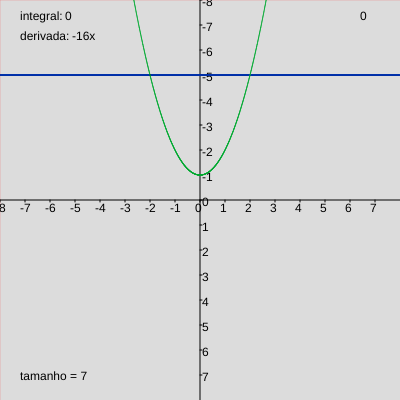
Frame 1 (no input)
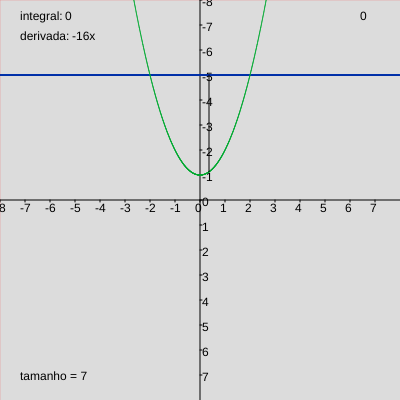
Frame 60 (no input)
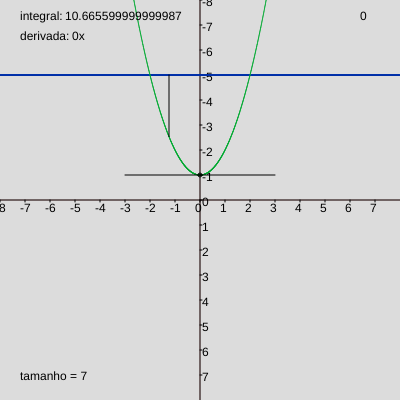
Frame 120 (the mouse pressed at the canvas centre since frame 60)

The p5.js sketch that drew these frames (run headless with seeded random() and noise() and a simulated clock; from frame 60 on, the mouse is pressed at the canvas centre):

// p5.js sketch
// ── sketch.js
function setup() {
  dimensoes = 400;
  createCanvas(dimensoes, dimensoes);//tem que ser quadrado, se nao teria que ter uma variavel da proporcao x e outra pra proporcao y, sendo quadrado as duas sao iguais (propReal)
  
  // o proposito desse programa é provar computacionalmente as teorias matemáticas aprendidas na aula de cálculo da faculdade
  
  // variaveis alteraveis
  
  tamanho = 7;//proporcao visivel do plano cartesiano
  x1 = -2;//primeiro ponto de encontro das funcoes
  x2 = 2;//segundo ponto de encontro das funcoes
  precisao = 0.1;//variavel responsavel pela resolucao das funcoes
  dx = 0.01;//precisao do projetor da integral (e velocidade)
  frameRate(20);
  
  //fim das variaveis alteraveis
  
  soma = 0;
  l=0;
  tIntegral = 0;
  cx = width/2;
  cy = height/2;
  propReal = dimensoes/((tamanho+1)*2);
}

function draw() {
  background(220);
  if(keyIsDown(keyCode)){
    switch(keyCode){ // apertar setinhas do mouse pra mover o gráfico
      case 37:cx++; break;
      case 38:cy++; break;
      case 39:cx--; break;
      case 40:cy--; break;
    }
  }
  
  text(keyCode, width-40, 20);
  text("tamanho = "+tamanho, 20, 380);
  
  push();
  stroke(255, 0, 0, 50);
  line(0,mouseY, width,mouseY);
  line(mouseX, 0, mouseX, height);
  pop();
  
  drawCross();
  drawFunc1(); // desenha imagem da função 1 f(x)
  drawFunc2(); // desenha imagem da função 2 g(x)
  
  drawFunc2Der(); // desenha reta da derivada da função 2 => g'(x) = x^2 + 1
  
  soma += dx * drawNextIntegralLine(l, x1, x2); // "scan" da integral
  
  l+=dx;
  if(l>1){
    tIntegral = soma * abs(x1 - x2);
    soma = l = 0;
  }
  
}

function drawCross(){
  line(0, cy, width, cy);
  line(cx, 0, cx, height);
  
  startingPointX = (cx / propReal);
  startingPointRealX = -floor(startingPointX);
  startingPointX = (startingPointX + startingPointRealX)*propReal;
  
  startingPointY = (cy / propReal);
  startingPointRealY = -floor(startingPointY);
  startingPointY = (startingPointY + startingPointRealY)*propReal;
  
  for(i = startingPointX; i<width; i+=propReal){
    line(i, cy, i, cy + 2);//tracinhos x
    text(startingPointRealX++, i-5, cy+12);//label x
  }
  for(i = startingPointY; i<width; i+=propReal){
    line(cx, i, cx + 2, i);//tracinhos y
    text(startingPointRealY++, cx+2, i+6);//label y
  }
}

function drawFunc1(){
  push();
  stroke(0, 50, 170);
  for(i=0;i<width;i+=precisao){
    point(i, setNtoY(func1(i)) );
  }
  pop();
}

function drawFunc2(){
  push();
  stroke(0, 170, 50);
  for(i=0;i<width;i+=precisao){
    point(i, setNtoY(func2(i)) );
  }
  pop();
}

function func1(xG){//x em proporcao grafica
  x = setXtoN(xG);
  return 5;//retorno em proporcao numerica
  //-2x² + 2x + 10
}

function func2(xG){//x em proporcao grafica
  x = setXtoN(xG);
  return x*x+1;//retorno em proporcao numerica
  //4x² + 12x + 9
}

function setXtoN(x){
  return (x - cx)/propReal;
}

function setNtoX(N){
  return cx - N * propReal;
}

function setNtoY(N){
  return cy - N * propReal;
}

function drawNextIntegralLine(l, fstEnc, sndEnc){
  posx = (cx + fstEnc*propReal)+(l*(sndEnc-fstEnc)*propReal);// comecando do primeiro encontro da funcao, percorrer a distancia (sndEnd-fstEnc) ate o segundo encontro
  line(posx, setNtoY(func2(posx)), posx, setNtoY(func1(posx)));
  //no mesmo x (posx), desenharuma linha da imagem da primeira funcao ateh a imagem da 2 funcao com o mesmo x (posx)
  text("integral: ", 20, 20)
  text(tIntegral, 65, 20);//debug
  return abs(func1(posx)-func2(posx));
  //retornar o cumprimento da linha da integral projetada
}

function drawFunc2Der(){
    imagem = func2(mouseX);
    mouseNPos = setXtoN(mouseX);
    fatorder = 2 * mouseNPos;//setXtoN(mouseX) = posicao do mouse em numero do grafico

    line
    ( 
mouseX-75,
setNtoY(fatorder *(setXtoN(mouseX-75) -mouseNPos) +imagem), 
mouseX+75,
setNtoY(fatorder *(setXtoN(mouseX+75) -mouseNPos) +imagem)
    );
    //fator == derivada
    //setXtoN(mouseX-75) ao setXtoN(mouseX+75), fazer uma linha entre os dois
    //+ imagem para subir ou descer o ponto em que a reta cruza o y até a mesma altura do PONTO
    // -mouseNPos para shiftar para os lados e tangenciar o ponto
    text("derivada: ", 20, 40);
    text(fatorder + "x", 72, 40);
    push();
    noFill();
    circle(mouseX, setNtoY(imagem), 4);
    fill(0);
    circle(mouseX, setNtoY(imagem), 1);
    pop();
}

function mouseDragged(){ // mover o gráfico ao arrastar o mouse
  cx+= mouseX - pmouseX;
  cy+= mouseY - pmouseY;
}

function keyPressed(){
  if(keyCode==72){
    cx = cy = dimensoes/2;
  }
  if(keyCode==61){
    if(tamanho > 0){
      tamanho--;
      propReal = dimensoes/((tamanho+1)*2);
    }
  }
  if(keyCode==173){
    tamanho++;
    propReal = dimensoes/((tamanho+1)*2);
  }
}
